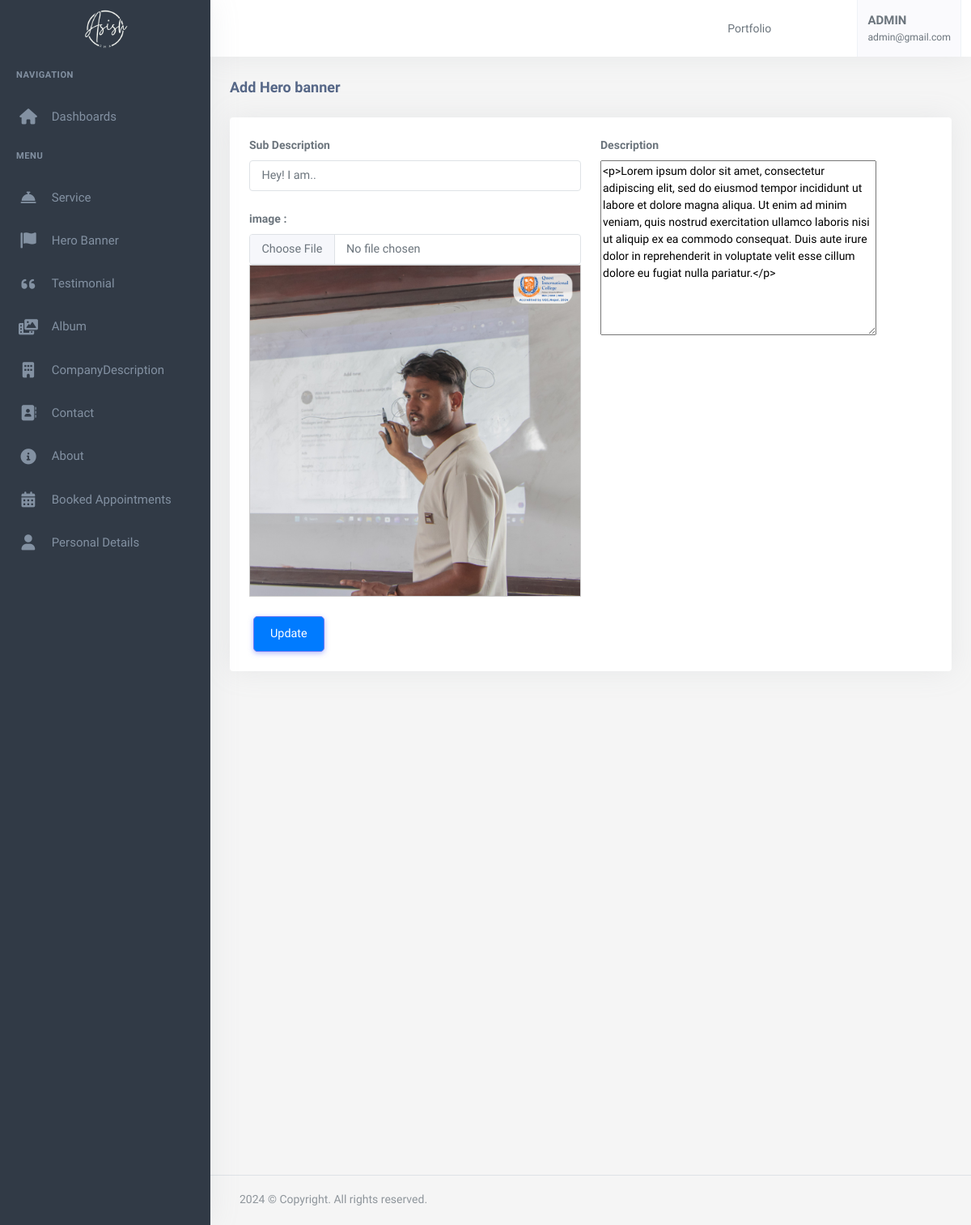
Page /dashboard/add/herobanner (signed in) on the committed database.
### useraccount/models.py (models this page shows, shortened)
class User(AbstractBaseUser, PermissionsMixin):
    email = models.EmailField(
        verbose_name='Email',
        max_length=255,
        unique=True,
    )
    firstname = models.CharField(max_length=200)
    lastname = models.CharField(max_length=200)
    is_admin = models.BooleanField(default=False)
    is_user = models.BooleanField(default=False)
    is_subAdmin = models.BooleanField(default=False)
    phone_No = models.CharField(max_length=150, null=True, blank=True)
    avatar = models.ImageField(upload_to="avatarimage/", null=True, blank=True)
    created_at = models.DateTimeField(auto_now_add=True)
    updated_at = models.DateTimeField(auto_now=True)
    objects = UserManager()
    USERNAME_FIELD = 'email'
    REQUIRED_FIELDS = ['firstname','lastname', 'phone_No']

### app/models.py (models this page shows, shortened)
class PersonalDetail(models.Model):
    firstName = models.CharField(max_length=50)
    lastName = models.CharField(max_length=50)
    email = models.EmailField()
    logo = models.FileField(upload_to="logo")
    phone = models.CharField(max_length=20)
    address = models.CharField(max_length=50)
    facebookUrl = models.URLField()
    twiterUrl = models.URLField()
    instagramUrl = models.URLField()
    whatsappUrl = models.URLField()
    linkedinUrl = models.URLField()
    description = RichTextField()
    companyName = models.CharField(max_length=200)
    image = models.FileField(upload_to="smallImage")
    favicon = models.FileField(upload_to="Favicon")
    mapUrl = models.URLField()
    class Meta:
        ordering = ['-id']

class Herobanner(models.Model):
    image = models.ImageField(upload_to="herobannerimage")
    subDescription = models.CharField(max_length=400)
    description = RichTextField()

### useraccount/decorators.py (the view)
    def wrapper_fun(request, *arg, **kwargs):
        if request.user.is_authenticated:
            return view_fun(request, *arg, **kwargs)
        else:
            messages.warning(request, "Login required...")
            return redirect('useraccount:login')

### app2/forms.py
class HerobannerForm(forms.ModelForm):
    class Meta:
        model = Herobanner
        fields = '__all__'

### app/context_processor.py (called while the page is built)
def personaldetail(request):
    personaldetail= PersonalDetail.objects.first()
    return{
        'personaldetail':personaldetail
    }

### app2/templates/app2/create_Herobanner.html (shortened to what this page needs)
{% extends 'app2/base.html' %}
{% load static %}
{% block body %}
            <div class="content-page">
                <div class="content">
                    <div class="container-fluid">
                        <div class="row">
                            <div class="col-12">
                                <div class="page-title-box">
                                    <h4 class="page-title">Add Hero banner</h4>
                                </div>
                            </div>
                        </div>
                        <div class="row">
                            <div class="col-12">
                                <div class="card">
                                    <div class="card-body">
                                       <form method="post" enctype="multipart/form-data" action="{% if instance %}{% url 'dashboard:add_HeroBanner'  %}{% else %}{% url 'dashboard:add_HeroBanner' %}{% endif %}" >
                                       <div class="row">
                                          <div class="col-xl-6">
                                                <div class="mb-3">
                                                    <label class="form-label">Sub Description</label>
                                                    <input type="text" name="{{ form.subDescription.name }}" id="{{ form.subDescription.id_for_label }}" class="form-control"
                                                    value="{% if instance %}{{ instance.subDescription }}{% endif %}" placeholder="Enter anything like.. Hi there, I'm" required>
                                                </div>
                                                <div class="mb-3">
                                                    <label for="{{ form.image.id_for_label }}" class="form-label">image :</label>
                                                    <input type="file" name="{{ form.image.name }}" id="{{ form.image.id_for_label }}" class="form-control" {% if not instance %}required{% endif %} onchange="showPreview(this);">
                                                    <div id="imageContainer" style="width:auto; height:auto;">
                                                        <img class="img-fluid" id="imagePreview" src="{% if instance %}{{ instance.image.url }}{% endif %}" alt="" >
                                                    </div>
                                                </div>
                                        </div>
                                        <div class="col-xl-6">
                                            <div class="mb-3">
                                                <label class="form-label">Description</label>
                                               {{form.description}}
                                             </div>
                                        </div>
                                        <div class="col-lg-12">
                                            {% if instance %}
                                            <button type="submit" class="btn btn-primary">Update</button>
                                            {% else %}
                                            <button type="submit" class="btn btn-primary">Add</button>
                                            {% endif %}
                                        </div>
                                    </div>
                                </form>
                    </div>
                </div>
        {% endblock %}

### app2/templates/app2/base.html (shortened to what this page needs)
{% load static %}
<!DOCTYPE html>
<html lang="en">
    <head>
        <link rel="stylesheet" href="{% static 'app2/assets/vendor/jquery-toast-plugin/jquery.toast.min.css'%}">
        <link href="{% static 'app2/assets/css/app-saas.min.css'%}" rel="stylesheet" type="text/css" id="app-style" />
        <link href="{% static 'app2/assets/css/icons.min.css'%}" rel="stylesheet" type="text/css" />
        <link rel="stylesheet" href="https://cdnjs.cloudflare.com/ajax/libs/font-awesome/6.0.0-beta3/css/all.min.css">
        <link rel="stylesheet" href="https://cdnjs.cloudflare.com/ajax/libs/font-awesome/6.0.0-beta3/css/all.min.css">
        <link rel="stylesheet" href="https://cdnjs.cloudflare.com/ajax/libs/font-awesome/6.0.0-beta3/css/all.min.css">
        <link href="{% static 'app2/assets/vendor/bootstrap-datepicker/css/bootstrap-datepicker.min.css'%}" rel="stylesheet" type="text/css" />
        <link href="{% static 'app2/assets/vendor/select2/css/select2.min.css'%}" rel="stylesheet" type="text/css" />
        <link href="{% static 'app2/assets/vendor/datatables.net-bs5/css/dataTables.bootstrap5.min.css'%}" rel="stylesheet" type="text/css" />
        <link href="{% static 'app2/assets/vendor/datatables.net-responsive-bs5/css/responsive.bootstrap5.min.css'%}" rel="stylesheet" type="text/css" />
        <link href="{% static 'app2/assets/css/app-saas.min.css'%}" rel="stylesheet" type="text/css" id="app-style" />
        <link href="{% static 'app2/assets/css/icons.min.css'%}" rel="stylesheet" type="text/css" />
        <link href="https://cdn.jsdelivr.net/npm/summernote@0.8.16/dist/summernote-lite.min.css" rel="stylesheet">
    </head>
    <link rel="stylesheet" href="https://maxcdn.bootstrapcdn.com/font-awesome/4.7.0/css/font-awesome.min.css">
    <body>
        <div class="wrapper">
            <div class="navbar-custom">
                <div class="topbar container-fluid justify-content-between">
                    <div class="d-flex align-items-center  gap-lg-2 gap-1">
                        <button class="button-toggle-menu sm:float-end">
                            <i class="mdi mdi-menu"></i>
                        </button>
                    </div>
                    <ul class="topbar-menu d-flex align-items-center gap-3">
                        <li class="d-none d-sm-inline-block">
                            <a class="nav-link"  href="{% url 'app:index' %}">
                                Portfolio
                            </a>
                        </li>
                        <li class="d-none d-sm-inline-block">
                            <div class="nav-link" id="light-dark-mode" data-bs-toggle="tooltip" data-bs-placement="left" title="Theme Mode">
                                <i class="ri-moon-line font-22"></i>
                            </div>
                        </li>
                        <li class="d-none d-md-inline-block">
                            <a class="nav-link" href="#" data-toggle="fullscreen">
                                <i class="ri-fullscreen-line font-22"></i>
                            </a>
                        </li>
                        <li class="dropdown">
                            <a class="nav-link dropdown-toggle arrow-none nav-user px-2" data-bs-toggle="dropdown" href="#" role="button" aria-haspopup="false" aria-expanded="false">
                                <span class="d-lg-flex flex-column gap-1 d-none">
                                    <h5 class="my-0" style="text-transform: uppercase;">{{request.user.firstname}}</h5>
                                    <h6 class="my-0 fw-normal">{{request.user.email}}</h6>
                                </span>
                            </a>
                        </li>
                    </ul>
                </div>
            </div>
            <div class="leftside-menu">
                <a href="{% url 'dashboard:index' %}" class="logo logo-light">
                    <span class="logo-lg">
                        <img src="{{personaldetail.logo.url}}" alt="logo">
                    </span>
                </a>
                <div class="h-100" id="leftside-menu-container" data-simplebar>
                <ul class="side-nav">
                    <li class="side-nav-title">Navigation</li>
                    <li class="side-nav-item">
                        <a  href="{% url 'dashboard:index' %}" aria-expanded="false" aria-controls="sidebarDashboards" class="side-nav-link">
                            <i class="fas fa-home"></i>
                            <span> Dashboards </span>
                        </a>
                    </li>
                    <li class="side-nav-title">Menu</li>
                    <li class="side-nav-item">
                        <a data-bs-toggle="collapse" href="#sidebarForms" aria-expanded="false" aria-controls="sidebarForms" class="side-nav-link">
                            <i class="fas fa-concierge-bell"></i>
                            <span> Service </span>
                            <span class="menu-arrow"></span>
                        </a>
                    </li>
                    <li class="side-nav-item">
                        <a href="{% url 'dashboard:add_HeroBanner' %}" aria-expanded="false" aria-controls="sidebarEcommerce" class="side-nav-link">
                            <i class="fas fa-flag banner-icon"></i>
                            <span>Hero Banner</span>
                        </a>
                    </li>
                    <li class="side-nav-item">
                        <a data-bs-toggle="collapse" href="#sidebarTasks" aria-expanded="false" aria-controls="sidebarTasks" class="side-nav-link">
                            <i class="fas fa-quote-left"></i>
                            <span>Testimonial</span>
                            <span class="menu-arrow"></span>
                        </a>
                    </li>
                    <li class="side-nav-item">
                        <a data-bs-toggle="collapse" href="#sidebarBaseUI" aria-expanded="false" aria-controls="sidebarBaseUI" class="side-nav-link">
                            <i class="fas fa-photo-video"></i>
                            <span> Album</span>
                            <span class="menu-arrow"></span>
                        </a>
                    </li>
                    <li class="side-nav-item">
                        <a data-bs-toggle="collapse" href="#hello" aria-expanded="false" aria-controls="hello" class="side-nav-link">
                            <i class="fas fa-building"></i>
                            <span>CompanyDescription</span>
                            <span class="menu-arrow"></span>
                        </a>
                    </li>
                    <li class="side-nav-item">
                        <a href="{% url 'dashboard:Contact' %}" class="side-nav-link">
                            <i class="fas fa-address-book"></i>
                            <span> Contact </span>
                        </a>
                    </li>
                    <li class="side-nav-item">
                        <a href="{% url 'dashboard:add_About' %}" aria-expanded="false" aria-controls="sidebarEcommerce" class="side-nav-link">
                            <i class="fas fa-info-circle"></i>
                            <span> About </span>
                        </a>
                    </li>
                    <li class="side-nav-item">
                        <a href="{% url 'dashboard:Appointment' %}" aria-expanded="false" aria-controls="sidebarEcommerce" class="side-nav-link">
                            <i class="fas fa-calendar-alt"></i>
                            <span> Booked Appointments </span>
                        </a>
                    </li>
                    <li class="side-nav-item">
                        <a href="{% url 'dashboard:add_PersonalDetails' %}" class="side-nav-link">
                            <i class="fas fa-user"></i>
                            <span>Personal Details</span>
                        </a>
                    </li>
                </ul>
            </div>
        </div>
  {% block body %}
  {% endblock  %}
        <footer class="footer">
            <div class="container-fluid">
                <div class="row">
                    <div class="col-md-6">
                        <script>document.write(new Date().getFullYear())</script> © Copyright. All rights reserved.
                    </div>
                    <div class="col-md-6">
                    </div>
                </div>
            </div>
        </footer>
    </div>
    </div>
                        </body>
                        </html>

### app2/templates/app2/base.html (style rules this page uses)
#imageContainer { max-width: 100%; max-height: 80%; border: 1px solid #ccc; display: flex; align-items: center; justify-content: center; overflow: hidden; }
#imagePreview { max-width: 100%; max-height: 100%; }
.btn { margin: 0 5px; padding: 10px 20px; border-radius: 5px; cursor: pointer; }
.btn-primary { background-color: #007bff; color: #fff; }

### rows in the picture
User: user.firstname "ADMIN", user.email "admin@gmail.com"
PersonalDetail: logo (picture)
Herobanner: subDescription "Hey! I am..", image (picture), description "<p>Lorem ipsum dolor sit amet, consectetur adipiscing elit, sed do eiusmod tempor incididunt ut labore et dolore magna aliqua. Ut enim ad minim veniam, quis nostrud exercitation ullamco laboris nisi ut aliquip ex ea commodo consequat. Duis aute irure dolor in reprehenderit in voluptate velit esse cillum dolore eu fugiat nulla pariatur.</p>"
